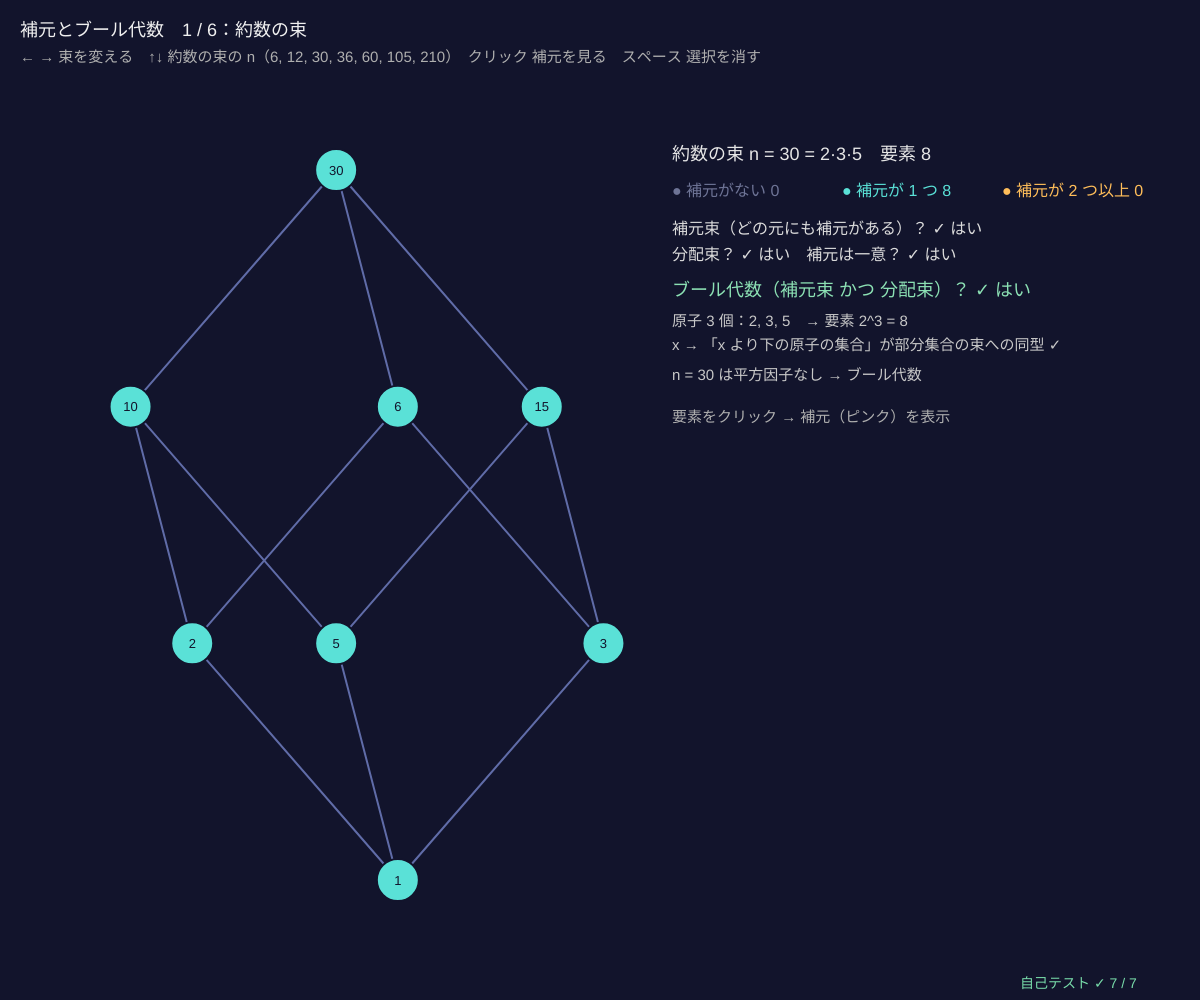
Frame 1 (no input)
Frame 60 (no input): identical to frame 1, image omitted
Frame 120 (the mouse pressed at the canvas centre since frame 60): identical to frame 1, image omitted

The p5.js sketch that drew this single still picture (run headless with seeded random() and noise() and a simulated clock; from frame 60 on, the mouse is pressed at the canvas centre):

// p5.js sketch
// ── sketch.js
// ============================================
// 05 補元とブール代数 ─ a ∧ b = ⊥ かつ a ∨ b = ⊤ となる b が「a の補元」
// 補元は ない／1 つ／いくつも ある。分配束では補元は多くても 1 つ。どの元にも補元がある分配束 = ブール代数
// ブール代数は 原子（⊥ のすぐ上）の集合の部分集合の束と同じ形 → 要素の数はいつも 2^k。約数の束は n に平方因子がないときブール代数
// ← → 束を変える / ↑↓ 約数の束の n / 要素をクリック → その補元 / スペース 選択を消す
// ============================================

const DIV_NS = [6, 12, 30, 36, 60, 105, 210];   // ★ 約数の束で選べる n
let gi = 0, di = 2, lat, info, sel = -1;
const KINDS = ['約数の束', '部分集合 {a,b,c,d}', 'N5', 'M3', '鎖（4 個）', '2 × 3 の格子'];

function setup() { createCanvas(windowWidth, windowHeight); selfTest(); rebuild(); }

function latticeOf(k) {
  if (k === 0) return divisorPoset(DIV_NS[di]);
  if (k === 1) return powersetPoset(4);
  if (k === 2) return fromCovers(['0', 'a', 'b', 'c', '1'], [[0, 1], [1, 2], [2, 4], [0, 3], [3, 4]]);
  if (k === 3) return fromCovers(['0', 'x', 'y', 'z', '1'], [[0, 1], [0, 2], [0, 3], [1, 4], [2, 4], [3, 4]]);
  if (k === 4) return fromCovers(['0', '1', '2', '3'], [[0, 1], [1, 2], [2, 3]]);
  return fromCovers(['00', '10', '01', '11', '02', '12'], [[0, 1], [0, 2], [1, 3], [2, 3], [2, 4], [3, 5], [4, 5]]);
}
// 補元・分配・ブール代数かどうか
function analyze(lat) {
  tables(lat); let bt = botOf(lat), tp = topOf(lat), n = lat.n, r = { comp: [], dist: true, atoms: [] };
  for (let a = 0; a < n; a++) { let c = []; for (let b = 0; b < n; b++) if (lat.M[a][b] === bt && lat.J[a][b] === tp) c.push(b); r.comp.push(c); }
  for (let x = 0; x < n && r.dist; x++) for (let y = 0; y < n; y++) for (let z = 0; z < n; z++) if (lat.M[x][lat.J[y][z]] !== lat.J[lat.M[x][y]][lat.M[x][z]]) { r.dist = false; break; }
  r.complemented = r.comp.every((c) => c.length > 0); r.unique = r.comp.every((c) => c.length <= 1);
  r.boolean = r.complemented && r.dist;
  r.atoms = lat.cov.filter(([a, b]) => a === bt).map(([a, b]) => b);
  // 原子の集合への写像 x → {x より下の原子}。ブール代数ならこれが部分集合の束への同型
  r.code = allOf(lat).map((x) => r.atoms.reduce((m, at, t) => m | (lat.R[at][x] ? 1 << t : 0), 0));
  r.iso = new Set(r.code).size === lat.n && lat.n === 1 << r.atoms.length && allOf(lat).every((x) => allOf(lat).every((y) => (lat.R[x][y] === 1) === ((r.code[x] & r.code[y]) === r.code[x])));
  return r;
}
function squarefree(n) { return primeFactors(n).every((f) => f[1] === 1); }
function rebuild() { lat = latticeOf(gi); info = analyze(lat); sel = -1; layoutHasse(lat, 110, 170, width * 0.52 - 110, height - 290, gi <= 1); }

function draw() {
  background(18, 20, 44);
  let cs = sel >= 0 ? info.comp[sel] : [];
  drawHasse(lat, { rad: 21, fs: 13, col: (i) => (i === sel ? [255, 255, 255] : cs.includes(i) ? [255, 120, 170] : info.comp[i].length === 0 ? [110, 116, 150] : info.comp[i].length === 1 ? [90, 225, 215] : [255, 190, 90]) });
  // ---- 右のパネル
  let px = width * 0.56, y = 160, yes = (v) => (v ? '✓ はい' : '✗ いいえ');
  noStroke(); fill(230); textSize(18); text(KINDS[gi] + (gi === 0 ? ' n = ' + DIV_NS[di] + ' = ' + primeFactors(DIV_NS[di]).map((f) => f[0] + (f[1] > 1 ? '^' + f[1] : '')).join('·') : '') + '　要素 ' + lat.n, px, y);
  textSize(16);
  let nz = info.comp.filter((c) => c.length === 0).length, n1 = info.comp.filter((c) => c.length === 1).length, nm = lat.n - nz - n1;
  fill(110, 116, 150); text('● 補元がない ' + nz, px, y + 36); fill(90, 225, 215); text('● 補元が 1 つ ' + n1, px + 170, y + 36); fill(255, 190, 90); text('● 補元が 2 つ以上 ' + nm, px + 330, y + 36);
  fill(220);
  text('補元束（どの元にも補元がある）？ ' + yes(info.complemented), px, y + 74);
  text('分配束？ ' + yes(info.dist) + '　補元は一意？ ' + yes(info.unique), px, y + 100);
  fill(info.boolean ? [140, 225, 180] : [255, 140, 150]); textSize(18);
  text('ブール代数（補元束 かつ 分配束）？ ' + yes(info.boolean), px, y + 136);
  textSize(15); fill(200);
  if (info.boolean) { text('原子 ' + info.atoms.length + ' 個：' + info.atoms.map((i) => lat.lab[i]).join(', ') + '　→ 要素 2^' + info.atoms.length + ' = ' + lat.n, px, y + 166);
    text('x → 「x より下の原子の集合」が部分集合の束への同型 ' + (info.iso ? '✓' : '✗'), px, y + 190); }
  if (gi === 0) text('n = ' + DIV_NS[di] + ' は平方因子' + (squarefree(DIV_NS[di]) ? 'なし → ブール代数' : 'あり（p² で割り切れる）→ ブール代数ではない'), px, y + 220);
  if (sel >= 0) { fill(255, 140, 180); textSize(16);
    text(lat.lab[sel] + ' の補元：' + (cs.length ? cs.map((i) => lat.lab[i]).join('、') : 'ない'), px, y + 262);
    for (let k = 0; k < Math.min(3, cs.length); k++) text('　' + lat.lab[sel] + ' ∧ ' + lat.lab[cs[k]] + ' = ' + lat.lab[lat.M[sel][cs[k]]] + '（⊥）、' + lat.lab[sel] + ' ∨ ' + lat.lab[cs[k]] + ' = ' + lat.lab[lat.J[sel][cs[k]]] + '（⊤）', px, y + 290 + 24 * k); }
  else { fill(175); textSize(15); text('要素をクリック → 補元（ピンク）を表示', px, y + 262); }
  fill(240); textSize(18); text('補元とブール代数　' + (gi + 1) + ' / ' + KINDS.length + '：' + KINDS[gi], 20, 36);
  fill(175); textSize(15); text('← → 束を変える　↑↓ 約数の束の n（' + DIV_NS.join(', ') + '）　クリック 補元を見る　スペース 選択を消す', 20, 62);
  drawSelfTest(width - 180, height - 12);
}

function mousePressed() { let i = nodeAt(lat, mouseX, mouseY, 24); sel = i; }
function keyPressed() {
  if (key === RIGHT_ARROW) { gi = (gi + 1) % KINDS.length; rebuild(); }
  if (key === LEFT_ARROW) { gi = (gi + KINDS.length - 1) % KINDS.length; rebuild(); }
  if (key === UP_ARROW) { di = Math.min(DIV_NS.length - 1, di + 1); gi = 0; rebuild(); }
  if (key === DOWN_ARROW) { di = Math.max(0, di - 1); gi = 0; rebuild(); }
  if (key === ' ') sel = -1;
  return false;
}

// ---- 自己テスト
function selfTest() {
  selfTestResults = [];
  let ok = true, pow2 = true, cnt = 0;
  for (let n = 2; n <= 100; n++) { let r = analyze(divisorPoset(n)); if (r.boolean !== squarefree(n)) ok = false; if (r.boolean) { cnt++; if (!r.iso || (r.code.length & (r.code.length - 1)) !== 0) pow2 = false; } }
  check('n = 2〜100：約数の束がブール代数 ⇔ n に平方因子がない（' + cnt + ' 個）', ok && cnt === 60);
  check('見つかったブール代数はどれも要素 2^k 個で、原子の部分集合の束と同型', pow2);
  let n5 = analyze(latticeOf(2)), m3 = analyze(latticeOf(3));
  check('N5：補元束だが c の補元は a と b の 2 つ（分配でない）', n5.complemented && n5.comp[3].join() === '1,2' && !n5.dist);
  check('M3：x の補元は y と z の 2 つ', m3.comp[1].join() === '2,3' && !m3.dist);
  check('鎖 0 < 1 < 2 < 3：真ん中の 1, 2 には補元がない', analyze(latticeOf(4)).comp.map((c) => c.length).join() === '1,0,0,1');
  ok = true; for (let n of [12, 36, 60, 72, 360]) { let r = analyze(divisorPoset(n)); if (!r.dist || !r.unique) ok = false; }
  check('分配束（約数の束 12, 36, 60, 72, 360）では補元は多くても 1 つ', ok);
  check('部分集合の束：X の補元 = 補集合 U − X（ビットの反転）', analyze(powersetPoset(4)).comp.every((c, x) => c.length === 1 && c[0] === (15 ^ x)));
  reportSelfTest();
}

// ---------- やってみよう ----------
// 1. ↑↓ で n = 30 と 60 をくらべよう。60 = 2²·3·5 では、どの約数の補元がない？ なぜ？
// 2. N5 の c をクリック。補元が 2 つあるのは分配律が破れているから（04 を見よう）
// 3. 約数の束で d の補元は n/d？ 平方因子がない n で確かめよう
// 4. 部分集合の束の補元は補集合。ド・モルガンの法則 (X ∪ Y)ᶜ = Xᶜ ∩ Yᶜ も束の言葉で書ける
// 5. ブール代数の要素の数はいつも 2 のべき。要素 6 個のブール代数がないのはなぜ？


// ==================================================
// ここから下は「束論の道具」（中身は読まなくても OK。消さないでね）
// ==================================================
// ---- 順序集合 P = { n, R, lab, cov, rk, pos }。R[i][j] = 1 は「i ≤ j」（n × n の 0/1 の表）
function makePoset(n, leqFn, labs) {
  let R = [];
  for (let i = 0; i < n; i++) { R.push(new Uint8Array(n)); for (let j = 0; j < n; j++) R[i][j] = i === j || leqFn(i, j) ? 1 : 0; }
  return posetFromRel(R, labs);
}
function posetFromRel(R, labs) { let n = R.length, cov = coversOf(R); return { n, R, cov, rk: ranksOf(n, cov), pos: [], lab: labs || [...Array(n).keys()].map(String) }; }
function fromCovers(labs, cv) { let n = labs.length, R = []; for (let i = 0; i < n; i++) R.push(new Uint8Array(n)); for (let [a, b] of cv) R[a][b] = 1; return posetFromRel(closeRel(R), labs); }   // 被覆の組から
function closeRel(R) {                 // 反射的・推移的閉包（ワーシャル法：k を経由して行けるなら i ≤ j）
  let n = R.length, C = R.map((r) => Uint8Array.from(r));
  for (let i = 0; i < n; i++) C[i][i] = 1;
  for (let k = 0; k < n; k++) for (let i = 0; i < n; i++) if (C[i][k]) for (let j = 0; j < n; j++) if (C[k][j]) C[i][j] = 1;
  return C;
}
function isReflexive(R) { return R.every((r, i) => r[i] === 1); }
function isAntisym(R) { for (let i = 0; i < R.length; i++) for (let j = i + 1; j < R.length; j++) if (R[i][j] && R[j][i]) return false; return true; }
function isTransitive(R) { let n = R.length; for (let i = 0; i < n; i++) for (let j = 0; j < n; j++) if (R[i][j]) for (let k = 0; k < n; k++) if (R[j][k] && !R[i][k]) return false; return true; }
function isPoset(R) { return isReflexive(R) && isAntisym(R) && isTransitive(R); }
function coversOf(R) {                 // 被覆 a ⋖ b：a < b で、間にはさまる c がない（推移的簡約 = ハッセ図の辺）
  let n = R.length, E = [], lt = (a, b) => a !== b && R[a][b] && !R[b][a];
  for (let a = 0; a < n; a++) for (let b = 0; b < n; b++) if (lt(a, b)) {
    let ok = true; for (let c = 0; c < n && ok; c++) if (lt(a, c) && lt(c, b)) ok = false;
    if (ok) E.push([a, b]);
  }
  return E;
}
function ranksOf(n, cov) {             // ランク = 下から c までの最長の鎖の長さ（最大 n 回くり返せば止まる）
  let rk = new Array(n).fill(0);
  for (let t = 0; t <= n; t++) { let ch = false; for (let [a, b] of cov) if (rk[b] < rk[a] + 1 && rk[a] < n) { rk[b] = rk[a] + 1; ch = true; } if (!ch) break; }
  return rk;
}
function allOf(P) { return [...Array(P.n).keys()]; }
function upperOf(P, a, b) { return allOf(P).filter((c) => P.R[a][c] && P.R[b][c]); }   // 上界：a と b の両方より上
function lowerOf(P, a, b) { return allOf(P).filter((c) => P.R[c][a] && P.R[c][b]); }   // 下界
function leastOf(P, Sx) { for (let x of Sx) if (Sx.every((y) => P.R[x][y])) return x; return -1; }      // 最小元（なければ −1）
function greatestOf(P, Sx) { for (let x of Sx) if (Sx.every((y) => P.R[y][x])) return x; return -1; }   // 最大元
function joinOf(P, a, b) { return leastOf(P, upperOf(P, a, b)); }     // 上限 a ∨ b = 最小上界（なければ −1）
function meetOf(P, a, b) { return greatestOf(P, lowerOf(P, a, b)); }  // 下限 a ∧ b = 最大下界
function botOf(P) { return leastOf(P, allOf(P)); }
function topOf(P) { return greatestOf(P, allOf(P)); }
function isLattice(P) { if (P.n === 0) return false; for (let a = 0; a < P.n; a++) for (let b = a + 1; b < P.n; b++) if (joinOf(P, a, b) < 0 || meetOf(P, a, b) < 0) return false; return true; }
function tables(P) {                   // 上限・下限の表（何度も使うので先に計算）
  P.J = []; P.M = [];
  for (let a = 0; a < P.n; a++) { P.J.push(new Int16Array(P.n)); P.M.push(new Int16Array(P.n)); for (let b = 0; b < P.n; b++) { P.J[a][b] = joinOf(P, a, b); P.M[a][b] = meetOf(P, a, b); } }
  return P;
}
// ---- よく使う束：約数の束（割り切る）と部分集合の束（含まれる）
function gcdOf(a, b) { while (b) [a, b] = [b, a % b]; return a; }
function lcmOf(a, b) { return (a / gcdOf(a, b)) * b; }
function divisorsOf(n) { let d = []; for (let k = 1; k <= n; k++) if (n % k === 0) d.push(k); return d; }
function primeFactors(n) { let f = []; for (let p = 2; p * p <= n; p++) if (n % p === 0) { let e = 0; while (n % p === 0) { n /= p; e++; } f.push([p, e]); } if (n > 1) f.push([n, 1]); return f; }
function divisorPoset(n) {
  let D = divisorsOf(n), P = makePoset(D.length, (i, j) => D[j] % D[i] === 0, D.map(String)), ps = primeFactors(n).map((f) => f[0]), dir = [-1, 1, -0.3, 0.55, -0.62];
  P.val = D; P.hint = (i) => ps.reduce((s, p, t) => { let e = 0, v = D[i]; while (v % p === 0) { v /= p; e++; } return s + e * dir[t % 5]; }, 0);
  return P;
}
function popc(m) { let c = 0; while (m) { c += m & 1; m >>= 1; } return c; }
function setName(m, k) { let s = ''; for (let t = 0; t < k; t++) if (m >> t & 1) s += 'abcdefg'[t]; return s || '∅'; }
function powersetPoset(k) {
  let P = makePoset(1 << k, (i, j) => (i & j) === i, [...Array(1 << k).keys()].map((m) => setName(m, k))), dir = [-1, 1, -0.3, 0.55];
  P.val = [...Array(1 << k).keys()]; if (k <= 4) P.hint = (i) => dir.reduce((s, d, t) => s + (i >> t & 1) * d, 0);
  return P;
}
// ---- ハッセ図を描く：高さ = ランク、横 = hint（なければ下の被覆の平均の順）
function layoutHasse(P, x, y, w, h, exact) {
  let mr = Math.max(0, ...P.rk), lv = [], px = new Array(P.n).fill(0.5);
  for (let r = 0; r <= mr; r++) lv.push([]);
  for (let i = 0; i < P.n; i++) lv[P.rk[i]].push(i);
  for (let r = 0; r <= mr; r++) {
    for (let i of lv[r]) { if (P.hint) px[i] = P.hint(i); else { let s = 0, c = 0; for (let [a, b] of P.cov) if (b === i) { s += px[a]; c++; } px[i] = (c ? s / c : 0.5) + i * 1e-6; } }
    lv[r].sort((a, b) => px[a] - px[b]);
    if (!(exact && P.hint)) lv[r].forEach((i, k) => (px[i] = (k + 0.5) / lv[r].length));
  }
  if (exact && P.hint) { let lo = Math.min(...px), hi = Math.max(...px); px = px.map((v) => (hi > lo ? 0.04 + 0.92 * (v - lo) / (hi - lo) : 0.5)); }
  P.pos = []; for (let i = 0; i < P.n; i++) P.pos.push([x + w * px[i], y + h - (mr ? P.rk[i] / mr : 0.5) * h]);
}
function drawHasse(P, o) {             // o = { col(i), ecol(a, b), rad, fs }。色は [r, g, b]
  o = o || {}; let rad = o.rad || 16;
  strokeWeight(2);
  for (let [a, b] of P.cov) { stroke(...((o.ecol && o.ecol(a, b)) || [96, 108, 168])); line(P.pos[a][0], P.pos[a][1], P.pos[b][0], P.pos[b][1]); }
  textAlign(CENTER, CENTER); textSize(o.fs || 13);
  for (let i = 0; i < P.n; i++) {
    stroke(18, 20, 44); strokeWeight(2); fill(...((o.col && o.col(i)) || [226, 232, 248])); circle(P.pos[i][0], P.pos[i][1], 2 * rad);
    noStroke(); fill(18, 20, 44); text(P.lab[i], P.pos[i][0], P.pos[i][1] + 1);
  }
  textAlign(LEFT, BASELINE);
}
function nodeAt(P, mx, my, r) { let best = -1, bd = r || 20; for (let i = 0; i < P.n; i++) { let d = Math.hypot(P.pos[i][0] - mx, P.pos[i][1] - my); if (d < bd) { bd = d; best = i; } } return best; }
// ---- 種つきの乱数（同じ種なら毎回同じ列）
let rngState = 1;
function seedRng(sd) { rngState = (sd >>> 0) || 1; }
function rnd() {                       // 0〜1 の一様乱数（mulberry32）
  rngState = (rngState + 0x6d2b79f5) >>> 0;
  let t = rngState;
  t = Math.imul(t ^ (t >>> 15), t | 1);
  t ^= t + Math.imul(t ^ (t >>> 7), t | 61);
  return ((t ^ (t >>> 14)) >>> 0) / 4294967296;
}
function randomPoset(n, p) { let o = []; for (let i = 0; i < n; i++) o.push(i); for (let i = n - 1; i > 0; i--) { let j = Math.floor(rnd() * (i + 1)); [o[i], o[j]] = [o[j], o[i]]; }   // ランダムな順番 o で、前 → 後ろに確率 p で辺 → 閉包
  let R = []; for (let i = 0; i < n; i++) R.push(new Uint8Array(n));
  for (let a = 0; a < n; a++) for (let b = a + 1; b < n; b++) if (rnd() < p) R[o[a]][o[b]] = 1;
  return posetFromRel(closeRel(R));
}
function clampv(v, a, b) { return v < a ? a : v > b ? b : v; }
// ---- 自己テストの道具
let selfTestResults = [];
function check(name, cond) { selfTestResults.push({ name, ok: !!cond }); }
function reportSelfTest() { for (let r of selfTestResults) (r.ok ? console.log : console.error)((r.ok ? '✓ ' : '✗ ') + r.name); }
function selfTestLine() { let k = selfTestResults.filter((r) => r.ok).length; return '自己テスト ' + (k === selfTestResults.length ? '✓ ' : '✗ ') + k + ' / ' + selfTestResults.length; }
function drawSelfTest(x, y) { noStroke(); fill(...(selfTestResults.every((r) => r.ok) ? [120, 220, 170] : [255, 90, 90])); textSize(14); textAlign(LEFT, BASELINE); text(selfTestLine(), x, y); }
